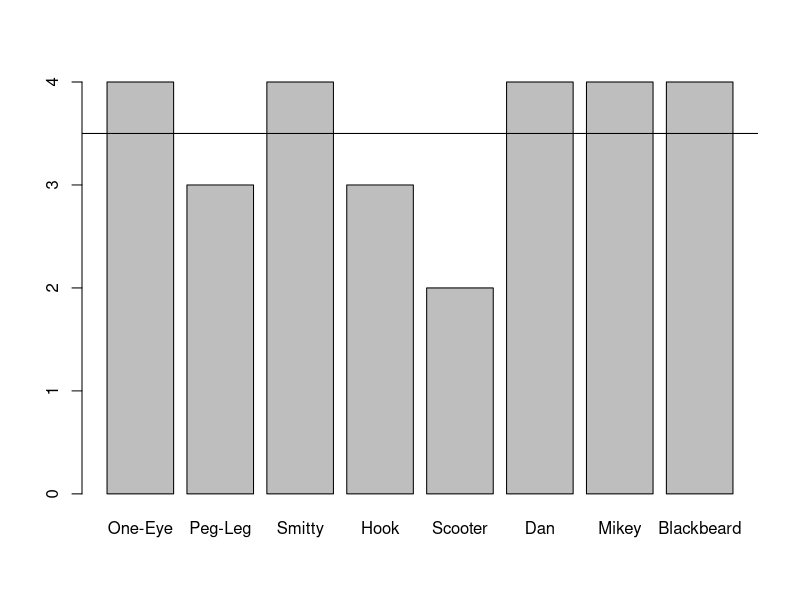
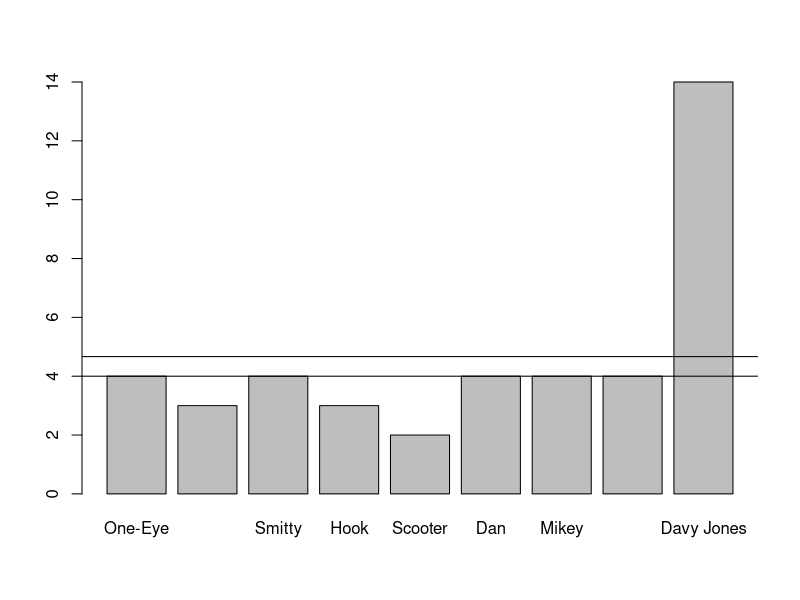

The R script that drew these images, in order: (Note: this script raises an error after producing the figures.)
# Week 4
# Summary Statistics
# mean, median, Standard Deviation

# mean

# Determining the health of the crew is an important
# part of any inventory of the ship. Heres a vector
# containing the number of limbs each member has left
# along with their names

limbs <- c(4,3,4,3,2,4,4,4)
names(limbs) <- c('One-Eye', 'Peg-Leg', 'Smitty', 'Hook',
                  'Scooter', 'Dan', 'Mikey', 'Blackbeard')

# A quick way to assess our battel-readiness would bt
# to get the average of the crew's appendage counts.
# Statisticians call this the 'mean'. Call the mean
# function with the limbs vector
mean(limbs)

# Here is a barplot of that vector
barplot(limbs)

# If we draw a line of the plot representing the mean
# we can easily compare the various values
# to the average.  The abline function
# can take an h parameter with a values
# at which to draw a horizontal line,
# or a v parameter for a vertical line.
# when its called, it updates the previous
# plot.  Draw a horizontal line across the plot
# at the mean:
abline(h=mean(limbs))

# Let's say we gain a crew member that completely
# skews the mean.
limbs <- c(4,3,4,3,2,4,4,4,14)
names(limbs) <- c('One-Eye', 'Peg-Leg', 'Smitty', 'Hook',
                  'Scooter', 'Dan', 'Mikey', 'Blackbeard',
                  'Davy Jones')
mean(limbs)
barplot(limbs)
abline(h=mean(limbs))

# For situations like this, its probably more useful to
# talk about the 'median' value. The median is 
# calculated by sorting the values and
# choosing the middle one (for sets with an even number
# of values the middle two values are average)

# Call the median function on the vector
median(limbs)

# that's more like it. Let's show the median on the 
# plot. Draw a line across the plot at the median
abline(h=median(limbs))


# Standard Deviation

# Some of the plunder from our recent raids has been
# worth less than what we're used to. Here's a vector
# with the values of our latest
# hauls:
pounds <- c(45000,50000,35000,40000,35000,45000,10000,15000)
barplot(pounts)
meanValue <- mean(pounds)
# lets see a plot showing the mean value
abline(h=meanValue)

# These results seem way below normal.  The crew wants
# to make Smitty, who picked the last couple ships
# to waylay, walk the plank.  But as he dangles over 
# the water, wily Smitty raises a question:
# What, exactly, is a 'normal' haul?

# Statisticans use the concept of 'standard deviation' 
# from the mean to describe the
# range of typical values for a data set.  For a group
# of numbers, it shows how much they typically vary from 
# the average value.  To calculate the standard deviation,
# you calculate the mean of the values, then subtract the mean
# from each number and square the result, then average those
# squares, and take the square root of that average.

# if that sounds like a lot of work, don't worry.  You are
# using R, and all you have to do is pass a vector the the
# sd function.  Try calling sd on the pounds vector now and
# assign the result to the deviation variable:
deviation <- sd(pounds)

# we will add a line on the plot to show one standard deviation
# above the standard deviation above the mean (the top of the
# the normal range)
abline(h = meanValue + deviation)

# hail to the sailor that brought us that 50K pound payload

# Now try adding a line on te plot to show one standard deviation
# below the mean (the bottom of the normal range)
abline(h = meanValue - deviation)

# we're risking being hanged by the Spanish for this?
# Sorry, smitty, you're shark bait.

